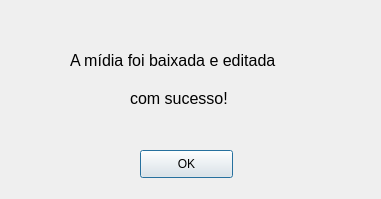
<?xml version="1.0" encoding="UTF-8"?>
<ui version="4.0">
 <class>Dialog</class>
 <widget class="QDialog" name="Dialog">
  <property name="geometry">
   <rect>
    <x>0</x>
    <y>0</y>
    <width>381</width>
    <height>199</height>
   </rect>
  </property>
  <property name="windowTitle">
   <string>Dialog</string>
  </property>
  <property name="toolTip">
   <string/>
  </property>
  <property name="whatsThis">
   <string/>
  </property>
  <property name="modal">
   <bool>true</bool>
  </property>
  <widget class="QLabel" name="label">
   <property name="geometry">
    <rect>
     <x>70</x>
     <y>40</y>
     <width>271</width>
     <height>41</height>
    </rect>
   </property>
   <property name="font">
    <font>
     <pointsize>12</pointsize>
    </font>
   </property>
   <property name="text">
    <string>A mídia foi baixada e editada </string>
   </property>
  </widget>
  <widget class="QLabel" name="label_2">
   <property name="geometry">
    <rect>
     <x>130</x>
     <y>90</y>
     <width>131</width>
     <height>16</height>
    </rect>
   </property>
   <property name="font">
    <font>
     <pointsize>12</pointsize>
    </font>
   </property>
   <property name="text">
    <string>com sucesso!</string>
   </property>
  </widget>
  <widget class="QPushButton" name="pushButton">
   <property name="geometry">
    <rect>
     <x>140</x>
     <y>150</y>
     <width>93</width>
     <height>28</height>
    </rect>
   </property>
   <property name="text">
    <string>OK</string>
   </property>
  </widget>
 </widget>
 <resources/>
 <connections/>
</ui>
